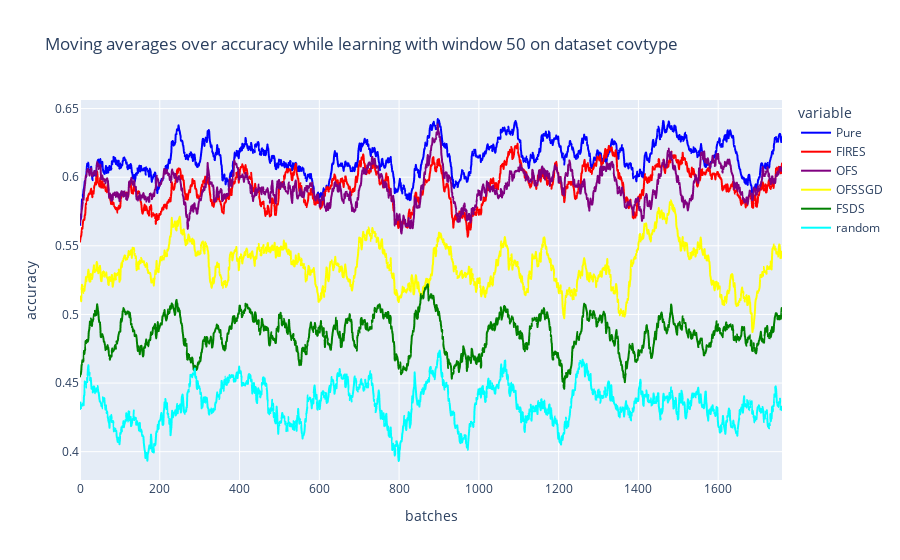

The notebook cell saved with this chart:
### Code cell
#moving averages
title = "Moving averages over accuracy while learning with window {} on dataset {}".format(n_window, dataset_name)
col_names = ["Pure","FIRES", "OFS", "OFSSGD", "FSDS", "random"]
d = {"Pure":pure_moving_average, "FIRES":fires_moving_average, "OFS":ofs_moving_average, 
"OFSSGD":ofssgd_moving_average, "FSDS":fsds_moving_average, "random":random_moving_average}
df = pd.DataFrame(d, columns=col_names)
fig = px.line(df, y=col_names, title=title, labels={"index":"batches", "value":"accuracy"}, color_discrete_map={"Pure":"blue",'FIRES': 'red', 
                                                   'FSDS': 'green', 'OFS': 'purple', "OFSSGD":"yellow", "random":"cyan"})
fig.show()

### Figure 1 — Plotly figure (JSON) as saved in the notebook; plotly's stock layout.template omitted (floating-point values rounded to 4 significant figures; data arrays with more than 128 entries replaced by an {"elided": "..."} marker saying what was removed)
{"data": [{"hovertemplate": "variable=Pure<br>batches=%{x}<br>accuracy=%{y}<extra></extra>", "legendgroup": "Pure", "line": {"color": "blue", "dash": "solid"}, "mode": "lines", "name": "Pure", "showlegend": true, "type": "scattergl", "x": {"elided": "1761 int values"}, "xaxis": "x", "y": {"elided": "1761 float values"}, "yaxis": "y"}, {"hovertemplate": "variable=FIRES<br>batches=%{x}<br>accuracy=%{y}<extra></extra>", "legendgroup": "FIRES", "line": {"color": "red", "dash": "solid"}, "mode": "lines", "name": "FIRES", "showlegend": true, "type": "scattergl", "x": {"elided": "1761 int values"}, "xaxis": "x", "y": {"elided": "1761 float values"}, "yaxis": "y"}, {"hovertemplate": "variable=OFS<br>batches=%{x}<br>accuracy=%{y}<extra></extra>", "legendgroup": "OFS", "line": {"color": "purple", "dash": "solid"}, "mode": "lines", "name": "OFS", "showlegend": true, "type": "scattergl", "x": {"elided": "1761 int values"}, "xaxis": "x", "y": {"elided": "1761 float values"}, "yaxis": "y"}, {"hovertemplate": "variable=OFSSGD<br>batches=%{x}<br>accuracy=%{y}<extra></extra>", "legendgroup": "OFSSGD", "line": {"color": "yellow", "dash": "solid"}, "mode": "lines", "name": "OFSSGD", "showlegend": true, "type": "scattergl", "x": {"elided": "1761 int values"}, "xaxis": "x", "y": {"elided": "1761 float values"}, "yaxis": "y"}, {"hovertemplate": "variable=FSDS<br>batches=%{x}<br>accuracy=%{y}<extra></extra>", "legendgroup": "FSDS", "line": {"color": "green", "dash": "solid"}, "mode": "lines", "name": "FSDS", "showlegend": true, "type": "scattergl", "x": {"elided": "1761 int values"}, "xaxis": "x", "y": {"elided": "1761 float values"}, "yaxis": "y"}, {"hovertemplate": "variable=random<br>batches=%{x}<br>accuracy=%{y}<extra></extra>", "legendgroup": "random", "line": {"color": "cyan", "dash": "solid"}, "mode": "lines", "name": "random", "showlegend": true, "type": "scattergl", "x": {"elided": "1761 int values"}, "xaxis": "x", "y": {"elided": "1761 float values"}, "yaxis": "y"}], "layout": {"legend": {"title": {"text": "variable"}, "tracegroupgap": 0}, "title": {"text": "Moving averages over accuracy while learning with window 50 on dataset covtype"}, "xaxis": {"anchor": "y", "domain": [0, 1], "title": {"text": "batches"}}, "yaxis": {"anchor": "x", "domain": [0, 1], "title": {"text": "accuracy"}}}}
